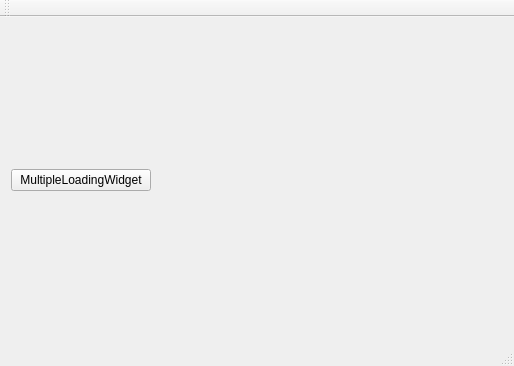
<?xml version="1.0" encoding="UTF-8"?>
<ui version="4.0">
 <class>MainWindow</class>
 <widget class="QMainWindow" name="MainWindow">
  <property name="geometry">
   <rect>
    <x>0</x>
    <y>0</y>
    <width>514</width>
    <height>366</height>
   </rect>
  </property>
  <property name="windowTitle">
   <string>MainWindow</string>
  </property>
  <widget class="QWidget" name="centralWidget">
   <layout class="QVBoxLayout" name="verticalLayout">
    <item>
     <widget class="QPushButton" name="pushButtonMultipleLoadingWidget">
      <property name="maximumSize">
       <size>
        <width>140</width>
        <height>16777215</height>
       </size>
      </property>
      <property name="layoutDirection">
       <enum>Qt::LeftToRight</enum>
      </property>
      <property name="text">
       <string>MultipleLoadingWidget</string>
      </property>
     </widget>
    </item>
   </layout>
  </widget>
  <widget class="QMenuBar" name="menuBar">
   <property name="geometry">
    <rect>
     <x>0</x>
     <y>0</y>
     <width>514</width>
     <height>21</height>
    </rect>
   </property>
  </widget>
  <widget class="QToolBar" name="mainToolBar">
   <attribute name="toolBarArea">
    <enum>TopToolBarArea</enum>
   </attribute>
   <attribute name="toolBarBreak">
    <bool>false</bool>
   </attribute>
  </widget>
  <widget class="QStatusBar" name="statusBar"/>
 </widget>
 <layoutdefault spacing="6" margin="11"/>
 <resources/>
 <connections/>
</ui>
